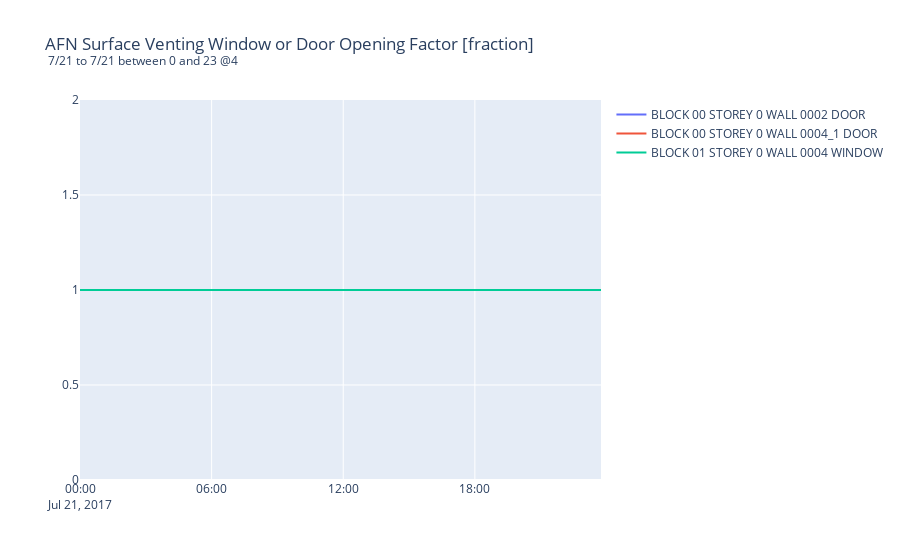

The cell this chart's notebook holds for it:
### Code cell
ez.sql.get_collection_for_variable(ez.eligible_vars.surface_venting)
ez.sql.create_plot()
